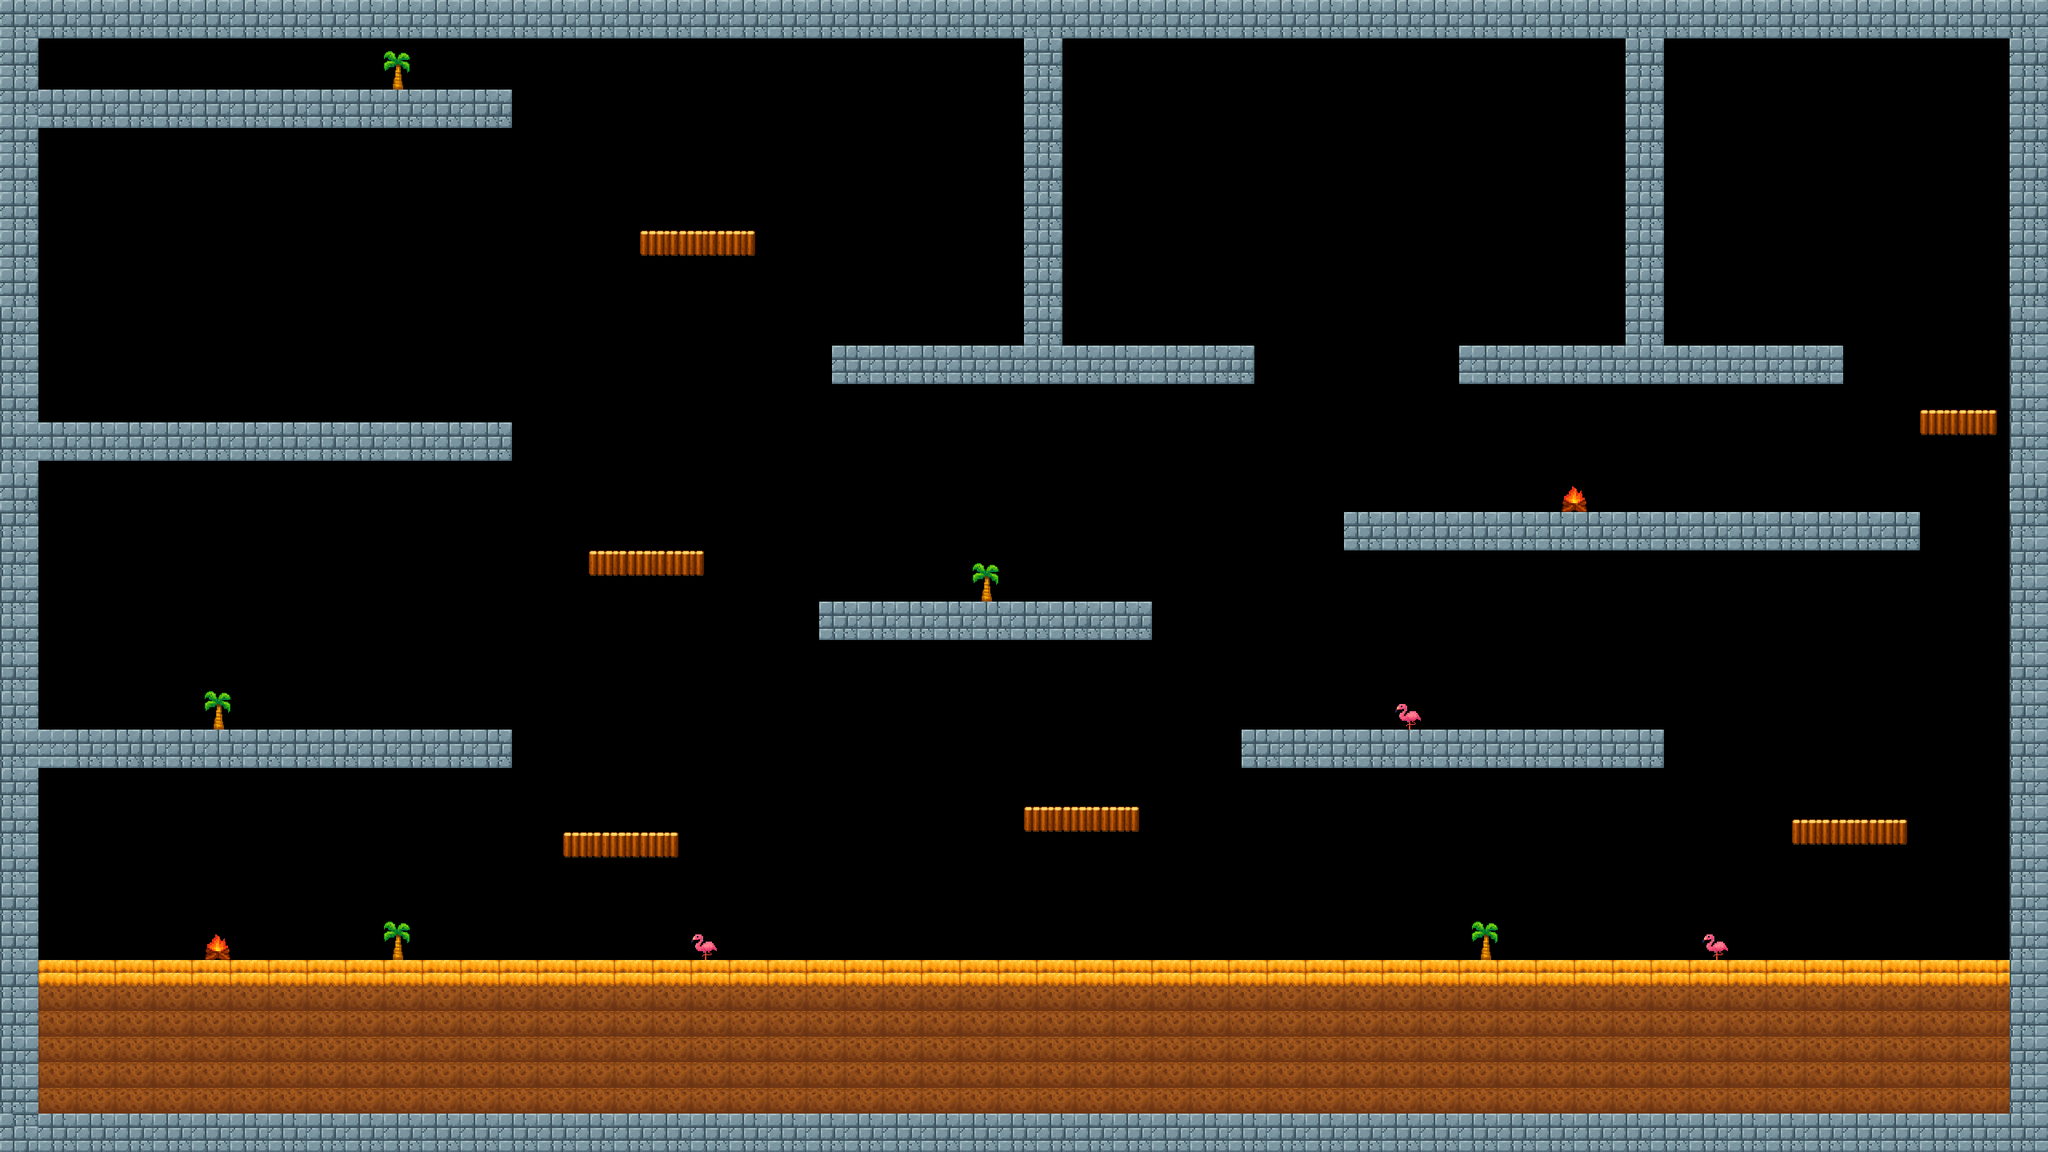

Below is a game level as drawn by its tile map, then a one-line description and the .tmx that defines it (tile-layer data replaced by summaries):
An orthogonal 160x90 tile map with 16x16 px tiles, 1 tile layer (Tile Layer 1) and 37 objects (6x Platform, 4x Chest, 2x SummerTraps, Player, FinishFlag).

<map version="1.10" tiledversion="1.11.2" orientation="orthogonal" renderorder="right-down" width="160" height="90" tilewidth="16" tileheight="16" infinite="0" nextlayerid="5" nextobjectid="101">
 <tileset firstgid="1" source="summer_terrain.tsx" />
 <layer id="1" name="Tile Layer 1" width="160" height="90">
  <data>[14400 cells, 4443 non-empty, 39 distinct tile ids]</data>
 </layer>
 <objectgroup id="3" name="SpawnPoint">
  <object id="40" name="Player" type="Player" x="96" y="1136" width="64" height="64" />
  <object id="43" name="BeachBall" type="Chest" x="2080" y="368" width="64" height="64">
   <properties>
    <property name="SpriteAmount" type="int" value="4" />
    <property name="isEmpty" type="bool" value="false" />
   </properties>
  </object>
  <object id="44" name="Saws" type="SummerTraps" x="2232" y="210" width="64" height="64">
   <properties>
    <property name="isVerticalMovement" type="bool" value="true" />
    <property name="leftTile" type="float" value="10" />
    <property name="rightTile" type="float" value="10" />
    <property name="velocity" type="float" value="120" />
   </properties>
  </object>
  <object id="45" name="BeachBall" type="Chest" x="48" y="464" width="64" height="64">
   <properties>
    <property name="SpriteAmount" type="int" value="4" />
    <property name="isEmpty" type="bool" value="true" />
   </properties>
  </object>
  <object id="46" name="Saws" type="SummerTraps" x="376" y="316" width="64" height="64">
   <properties>
    <property name="isVerticalMovement" type="bool" value="true" />
    <property name="leftTile" type="float" value="9" />
    <property name="rightTile" type="float" value="9" />
    <property name="velocity" type="float" value="120" />
   </properties>
  </object>
  <object id="48" name="SandFlag" type="FinishFlag" x="2400" y="1136" width="64" height="64">
   <properties>
    <property name="SpriteAmount" type="int" value="1" />
   </properties>
  </object>
  <object id="49" name="BeachBall" type="Chest" x="1360" y="368" width="64" height="64">
   <properties>
    <property name="SpriteAmount" type="int" value="4" />
    <property name="isEmpty" type="bool" value="true" />
   </properties>
  </object>
  <object id="50" name="BeachBall" type="Chest" x="48" y="848" width="64" height="64">
   <properties>
    <property name="SpriteAmount" type="int" value="4" />
    <property name="isEmpty" type="bool" value="true" />
   </properties>
  </object>
 </objectgroup>
 <objectgroup id="4" name="Collision">
  <object id="70" x="0" y="0" width="2560" height="48" />
  <object id="71" x="2512" y="48" width="48" height="1392" />
  <object id="72" x="0" y="1392" width="2512" height="48" />
  <object id="73" x="0" y="48" width="48" height="1344" />
  <object id="74" x="48" y="112" width="592" height="48" />
  <object id="75" x="480" y="64" width="32" height="48" />
  <object id="76" type="Platform" x="800" y="288" width="144" height="32" />
  <object id="77" x="1040" y="432" width="528" height="48" />
  <object id="78" x="1280" y="48" width="48" height="384" />
  <object id="79" x="48" y="528" width="592" height="48" />
  <object id="80" type="Platform" x="736" y="688" width="144" height="32" />
  <object id="82" x="48" y="912" width="592" height="48" />
  <object id="83" x="256" y="864" width="32" height="48" />
  <object id="84" type="Platform" x="704" y="1040" width="144" height="32" />
  <object id="85" x="256" y="1168" width="32" height="32" />
  <object id="86" x="480" y="1152" width="32" height="48" />
  <object id="87" x="48" y="1200" width="2464" height="192" />
  <object id="88" x="1840" y="1152" width="32" height="48" />
  <object id="89" x="2128" y="1168" width="32" height="32" />
  <object id="90" type="Platform" x="2240" y="1024" width="144" height="32" />
  <object id="92" x="1552" y="912" width="528" height="48" />
  <object id="93" x="1744" y="880" width="32" height="32" />
  <object id="94" type="Platform" x="1280" y="1008" width="144" height="32" />
  <object id="95" x="1024" y="752" width="416" height="48" />
  <object id="96" x="1216" y="704" width="32" height="48" />
  <object id="97" x="1680" y="640" width="720" height="48" />
  <object id="98" type="Platform" x="2400" y="512" width="96" height="32" />
  <object id="99" x="1824" y="432" width="480" height="48" />
  <object id="100" x="2032" y="48" width="48" height="384" />
 </objectgroup>
</map>
